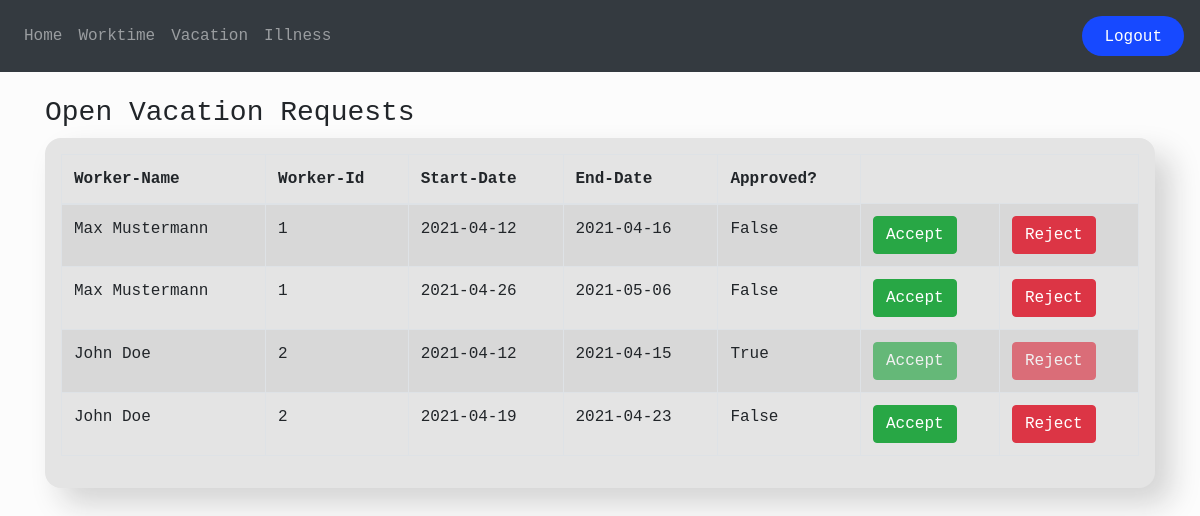
Page /vacation_requests (signed in) on the earlier database version.
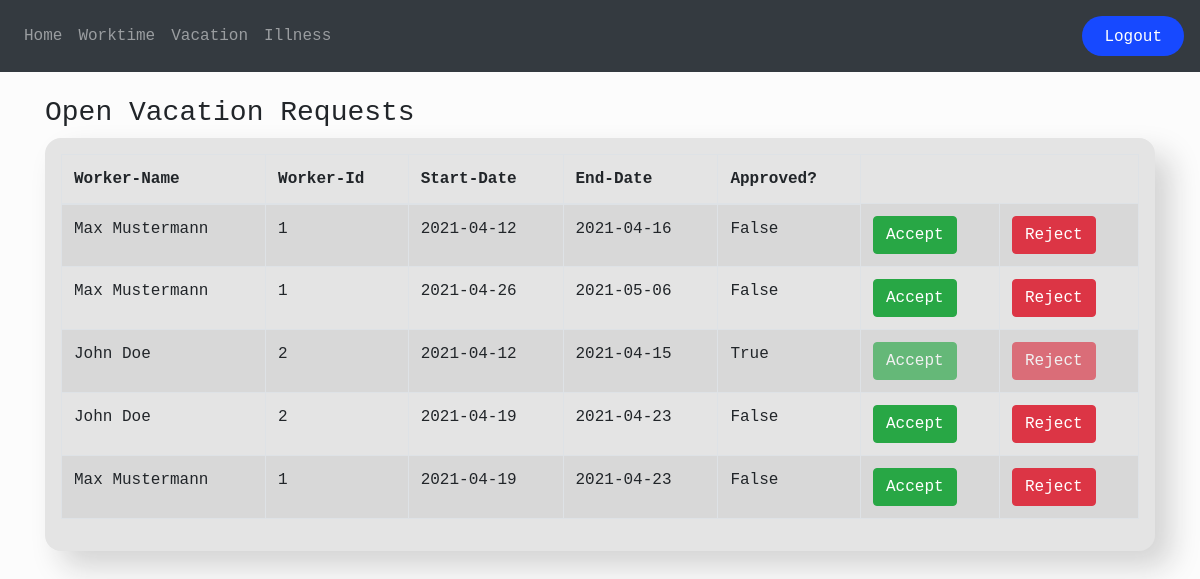
Same page on the later database version.
### app/models.py (models this page shows, shortened)
class User(db.Model, UserMixin):
    id = db.Column(db.Integer, primary_key=True)
    email = db.Column(db.String(150), unique=True)
    password = db.Column(db.String(150))
    full_name = db.Column(db.String(150))
    target_hours = db.Column(db.Integer, default=160)
    worked_hours = db.Column(db.Integer, default=0)
    flex_time = db.Column(db.Integer, default=0)
    vacation_days = db.Column(db.Integer, default=30)
    vacation_days_taken = db.Column(db.Integer, default=0)
    roles_id = db.Column(db.Integer, db.ForeignKey('role.id'))
    vacation_requests = db.relationship('Vacation', backref='user')
    illness = db.relationship('Illness', backref='user')

class Vacation(db.Model):
    id = db.Column(db.Integer, primary_key=True)
    start_date = db.Column(db.Date)
    end_date = db.Column(db.Date)
    user_id = db.Column(db.Integer, db.ForeignKey('user.id'))
    approved = db.Column(db.Boolean, default=False)

### app/views.py (the view)
@views.route('/vacation_requests')
@login_required
def vacation_requests():
    requests = Vacation.query.all()
    users = User.query.all()
    return render_template('vacation_requests.html', requests=requests, user=current_user,  users=users, User=User, roles_id=session.get('roles_id'))

### app/__init__.py (called while the page is built)
def create_app():
    app = Flask(__name__)
    app.config['SECRET_KEY'] = '9QxEIB84nNKgxjz9ahPjM2HRtwrERAli4PGtjRjV'
    app.config['SQLALCHEMY_DATABASE_URI'] = f'sqlite:///{DB_NAME}'
    app.config['SQLALCHEMY_TRACK_MODIFICATIONS'] = False
    db.init_app(app)
    from .auth import auth
    from .views import views
    app.register_blueprint(auth)
    app.register_blueprint(views)
    from .models import User
    create_database(app=app)
    login_manager = LoginManager()
    login_manager.login_view = 'auth.login'
    login_manager.init_app(app)
    @login_manager.user_loader
    def load_user(id):
        return User.query.get(int(id))
    return app

### app/templates/vacation_requests.html (shortened to what this page needs)
{% extends 'base.html' %}
{% block page_header %}
<h3>Open Vacation Requests</h3>
{% endblock page_header %}
{% block content %}
<div class="container">
    <div class="vacation-requests-personal">
        <table class="table table-striped table-bordered">
            <thead>
                <tr>
                    <th class="row-md">Worker-Name</th>
                    <th class="row-md">Worker-Id</th>
                    <th class="row-md">Start-Date</th>
                    <th class="row-md">End-Date</th>
                    <th class="row-md">Approved?</th>
                </tr>
            </thead>
            <tbody>
                {% for request in requests %}
                <tr>
                    <td>{{User.query.filter_by(id=request.user_id).first().full_name}}</td>
                    <td>{{User.query.filter_by(id=request.user_id).first().id}}</td>
                    <td>{{request.start_date}}</td>
                    <td>{{request.end_date}}</td>
                    <td>{{request.approved}}</td>
                    {% if request.approved == True %}
                    <td><button class="btn btn-success" disabled>Accept</button></td>
                    <td><button class="btn btn-danger" disabled>Reject</button></td>
                    {% else %}
                    <td><button class="btn btn-success">Accept</button></td>
                    <td><button class="btn btn-danger">Reject</button></td>
                    {% endif %}
                </tr>
                {% endfor %}
            </tbody>
        </table>
    </div>
</div>
{% endblock content %}

### app/templates/base.html (shortened to what this page needs)
<!DOCTYPE html>
<html>
<head>
    <link rel="stylesheet" href="https://stackpath.bootstrapcdn.com/bootstrap/4.4.1/css/bootstrap.min.css"
 />
    <link rel="stylesheet" href="{{ url_for('static', filename='css/styles.css') }}">
</head>
<body>
    <nav class="navbar navbar-expand-lg navbar-dark bg-dark">
        <div class="collapse navbar-collapse" id="navbar">
            <ul class="navbar-nav mr-auto">
                {% if user.is_authenticated %}
                <li class="nav-item"><a class="nav-link" id="home" href="/home">Home</a></li>
                <li class="nav-item"><a class="nav-item nav-link" id="wortime" href="/worktime">Worktime</a></li>
                <li class="nav-item"><a class="nav-item nav-link" id="vacation" href="/vacation">Vacation</a></li>
                <li class="nav-item"><a class="nav-item nav-link" id="illness">Illness</a></li>
                {% else %}
                <li class="nav-item"><a class="nav-item nav-link" id="login" href="{{url_for('auth.login')}}">Login</a>
                </li>
                {% endif %}
            </ul>
            {% if user.is_authenticated %}
            <span class="navbar-text">
                <button class="button-small">
                    <a class="nav-item nav-link" id="logout" href="/logout">Logout</a>
                </button>
            </span>
            {% endif %}
        </div>
    </nav>
    <br>
    <div class="page-header">
        <div class="container">
            {% block page_header %}
            {% endblock page_header %}
        </div>
    </div>
    {% block content %}
    {% endblock content %}
</body>
</html>

### app/static/css/styles.css (style rules this page uses)
body, html { height: 100%; background-color: #fcfcfc; font-family: 'Microsoft YaHei UI', Courier, monospace; }
.button-small { background: #1749FF; color: white; float: left; border-radius: 57px; border: 0px; height: 40px; transition: all 0.4s ease 0s; }
.vacation-requests-personal { background-color: #e4e4e4; padding: 1em; border-radius: 1em; box-shadow: 1em 1em 30px #d3d3d3; }

Differences in the rows shown:
added Vacation: {{ User.query.filter_by(id=request.user_id).first().full_name }} "Max Mustermann", query.filter_by "1", start_date "2021-04-19", end_date "2021-04-23", approved "False", shows "Accept"
